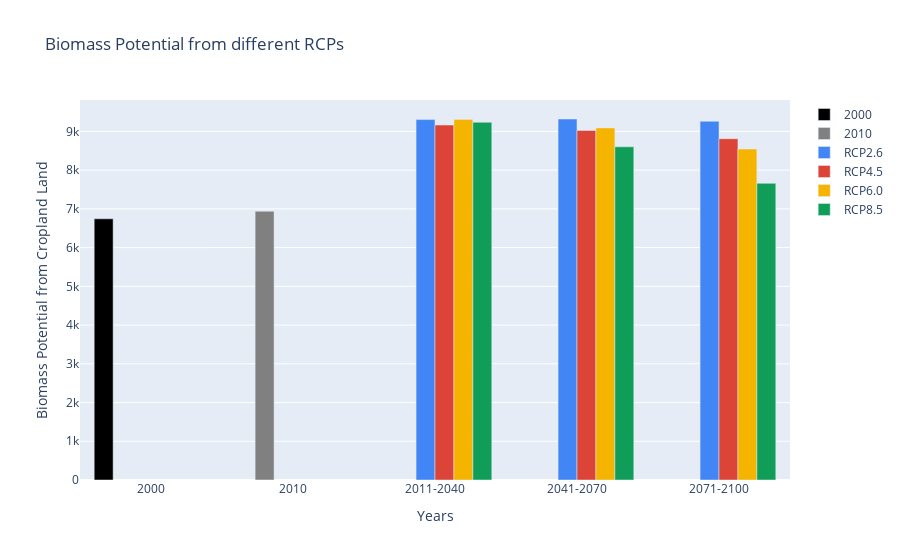

Notebook code cell kept with this figure:
### Code cell
# Create a button to run the code
run_button = widgets.Button(description='Run')

# Function to run the code on button click
def on_run_button_click(button):
    clear_output(wait=True)  # Clear the output area before running the code
    global fig, xarrays
    fig, xarrays = graph_plotter_cropland(shapefile=geography, climate_model=selected_climate_model,
                                          water_supply_future=selected_water_supply, input_level=selected_input_level)
    
    # Display the figure
    display(fig)
    
    # Display the "Download NetCDF4" button after the graph is loaded
    display(download_nc_button)

# Attach the on_run_button_click function to the button's 'on_click' event
run_button.on_click(on_run_button_click)

# Create a button to download xarrays as NetCDF4
download_nc_button = widgets.Button(description='Download NetCDF4')

# Function to download xarrays as NetCDF4 on button click
def on_download_nc_button_click(button):
    if xarrays:
        # Create a list to store tuples of (key, DataArray)
        data_arrays = []

        # Iterate over the xarrays dictionary and append each tuple to the list
        for key, value in xarrays.items():
            data_arrays.append((key, value))

        try:
            # Convert each value to a DataArray before creating the Dataset
            data_arrays = [(sanitize_key(str(key)), value.to_array()) for key, value in data_arrays]

            # Create a Dataset from the list of tuples
            dataset = xr.Dataset({key: value for key, value in data_arrays})

            # Save the dataset as a NetCDF4 file
            dataset.to_netcdf('output_data.nc')
            print('NetCDF4 file downloaded successfully.')
        except Exception as e:
            print(f'Error creating dataset: {e}')
    else:
        print('No xarrays available. Please run the code first.')
        
# Attach the on_download_nc_button_click function to the button's 'on_click' event
download_nc_button.on_click(on_download_nc_button_click)

# Display the "Run" button initially
display(run_button)

### Figure 1 — Plotly figure (JSON) as saved in the notebook; plotly's stock layout.template omitted (floating-point values rounded to 4 significant figures)
{"data": [{"marker": {"color": "#000000"}, "name": "2000", "type": "bar", "x": ["2000"], "y": [6744.0]}, {"marker": {"color": "#808080"}, "name": "2010", "type": "bar", "x": ["2010"], "y": [6939.0]}, {"marker": {"color": "#4285F4"}, "name": "RCP2.6", "type": "bar", "x": ["2011-2040", "2041-2070", "2071-2100"], "y": [9306.0, 9321.0, 9263.0]}, {"marker": {"color": "#DB4437"}, "name": "RCP4.5", "type": "bar", "x": ["2011-2040", "2041-2070", "2071-2100"], "y": [9165.0, 9027.0, 8812.0]}, {"marker": {"color": "#F4B400"}, "name": "RCP6.0", "type": "bar", "x": ["2011-2040", "2041-2070", "2071-2100"], "y": [9311.0, 9091.0, 8546.0]}, {"marker": {"color": "#0F9D58"}, "name": "RCP8.5", "type": "bar", "x": ["2011-2040", "2041-2070", "2071-2100"], "y": [9236.0, 8603.0, 7660.0]}], "layout": {"barmode": "group", "title": {"text": "Biomass Potential from different RCPs"}, "xaxis": {"title": {"text": "Years"}}, "yaxis": {"title": {"text": "Biomass Potential from Cropland Land"}}}}
